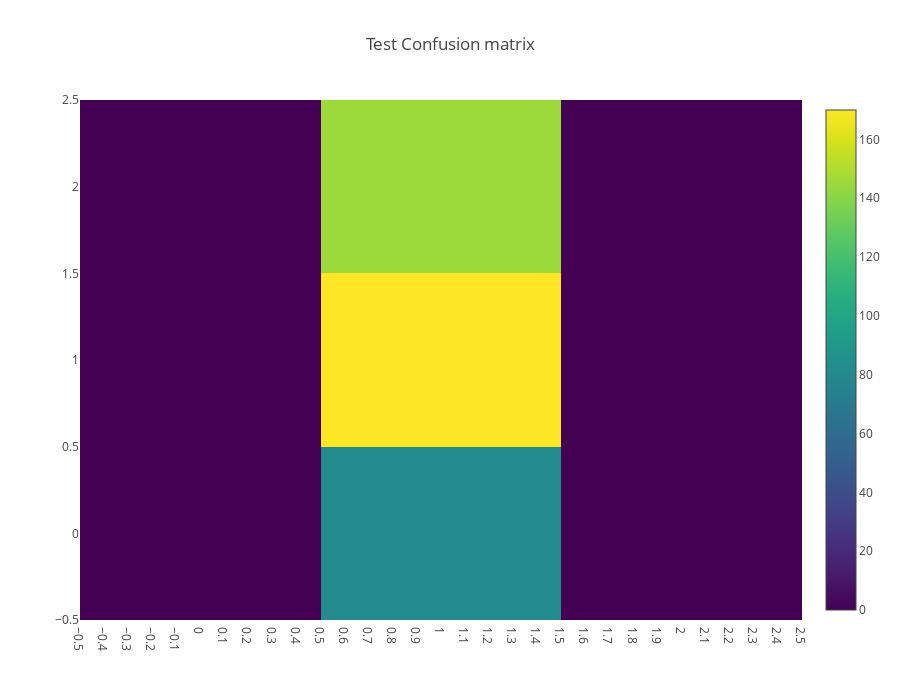

The notebook cell this image was saved under:
### Code cell
from sklearn.metrics import confusion_matrix

y_test_hat = cv.predict(X_test)
y_test_prob = cv.predict_proba(X_test)
data = [
    go.Heatmap(
        z=confusion_matrix(y_test, y_test_hat),
        x=[0, 1, 2],
        y=[0, 1, 2],
        colorscale='Viridis',
        text = True ,
        opacity = 1.0
    )
]

layout = go.Layout(
    title='Test Confusion matrix',
    xaxis = dict(ticks='', nticks=36),
    yaxis = dict(ticks='' ),
    width = 900, height = 700,
    
)

fig = go.Figure(data=data, layout=layout)
py.iplot(fig, filename='labelled-heatmap')

### Figure 1 — Plotly figure (JSON) as saved in the notebook; plotly's stock layout.template omitted (floating-point values rounded to 4 significant figures)
{"data": [{"colorscale": "Viridis", "opacity": 1, "text": true, "type": "heatmap", "x": [0, 1, 2], "y": [0, 1, 2], "z": [[0, 81, 0], [0, 170, 0], [0, 145, 0]]}], "layout": {"height": 700, "title": "Test Confusion matrix", "width": 900, "xaxis": {"nticks": 36, "ticks": ""}, "yaxis": {"ticks": ""}}}
